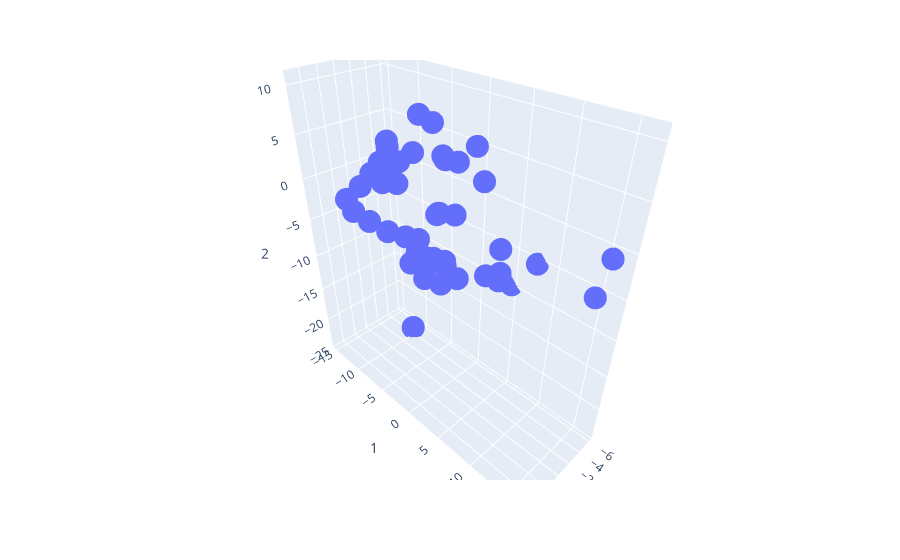

The notebook cell saved with this chart:
### Code cell
df = pandas.DataFrame(pred_U_list[-1].T)
fig = px.scatter_3d(df,x=0,y=1,z=2)
fig.show()
